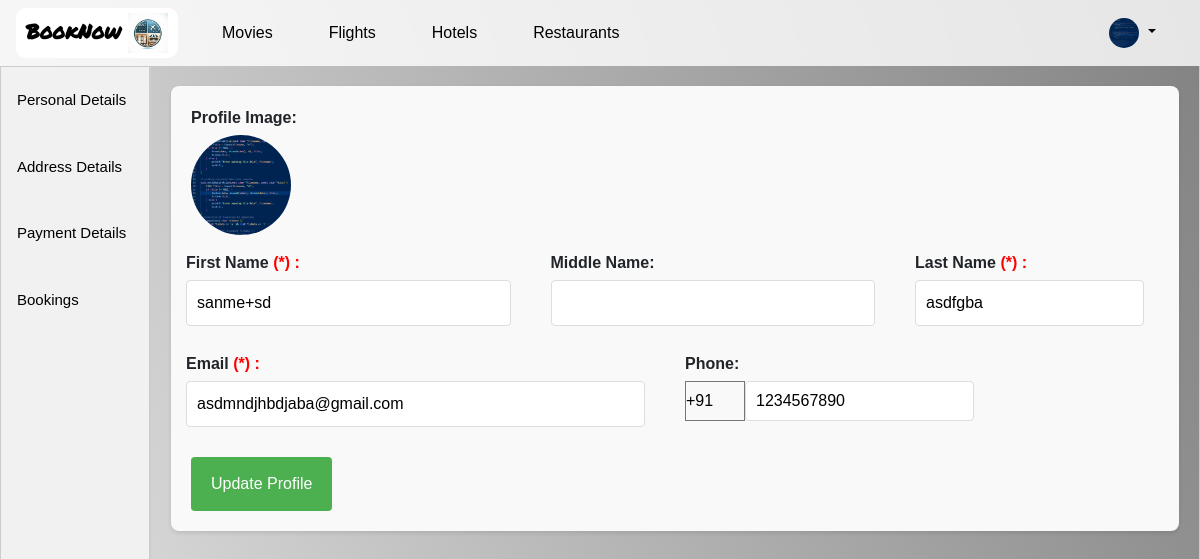
Screenshot of /profile/ (signed in) with the database file from the repository.
### user/models.py (models this page shows, shortened)
class UserProfile(models.Model):
    user = models.OneToOneField(User, on_delete=models.CASCADE)
    name= models.CharField(max_length=100)
    lname=models.CharField(null=True,max_length=100,blank=True,default='')
    email = models.EmailField(null=True)
    profile_pic = models.ImageField(upload_to='profile_pics/', null=True, blank=True)
    address = models.TextField(null=True,blank=True)
    line1=models.TextField(null=True,blank=True,default='')
    line2=models.TextField(null=True,blank=True,default='')
    state=models.TextField(null=True,blank=True,default='')
    country=models.TextField(null=True,blank=True,default='')
    country_code=models.IntegerField( default=0)
    phno = models.IntegerField( default=0)

### user/views.py (the view, shortened to what this page needs)
# urls.py: path('profile/', views.profile, name='profile'),
@csrf_exempt
def profile(request):
    UserProfile.objects.get_or_create(user=request.user)
    user_profile = request.user.userprofile
    payment_details = user_profile.payment_details.all()
    print(payment_details)
    profile_form = UserProfileForm(instance=user_profile)
    payment_form = PaymentDetailForm()
    form_type = request.POST.get('type')
    bookings = MovieTickets.objects.filter(user=request.user,payment=True).order_by('-showtime')
    flight_bookings = FlightBooking.objects.filter(user=request.user)
    flight_bookings_filtered = []
    for booking in flight_bookings:
        data = []
        data.extend([booking.booking_id, booking.arrival_airport, booking.departure_airport,  booking.duration, booking.price])
        flight_bookings_filtered.append(data)
    hotel_bookings = HotelBooking.objects.filter(user=request.user)
    hotel_bookings_filtered = []
    for booking in hotel_bookings:
        data = []
        data.extend([booking.booking_id, booking.hotel_name, booking.checkin_date, booking.checkout_date, booking.duration, booking.price])
        hotel_bookings_filtered.append(data)
    restraunt_bookings = RestrauntBooking.objects.filter(user=request.user)
    restraunt_bookings_filtered = []
    for booking in restraunt_bookings:
        data = []
        data.extend([booking.booking_id, booking.restraunt_name, booking.visit_date])
        restraunt_bookings_filtered.append(data)
    context = {
        'user_profile': user_profile,
        'payment_form': payment_form,
        'payment_details': payment_details,
        'bookings': bookings,
        'flight_bookings': flight_bookings_filtered,
        'hotel_bookings': hotel_bookings_filtered,
        'restraunt_bookings': restraunt_bookings_filtered
    }
    return render(request, 'profile.html', context)

### user/forms.py (shortened to what this page needs)
class PaymentDetailForm(forms.ModelForm):
    expiry_month = forms.ChoiceField(choices=[(str(i), str(i)) for i in range(1, 13)], label="Expiry Month")
    expiry_year = forms.ChoiceField(choices=[(str(i), str(i)) for i in range(datetime.datetime.now().year, datetime.datetime.now().year + 20)], label="Expiry Year")
    class Meta:
        model = PaymentDetail
        fields = ['card_number', 'cvv', 'card_holder_name', 'expiry_month', 'expiry_year']
        exclude = ['expiry_date']

### user/models.py (called while the page is built)
    def __str__(self):
        return f"{self.user_profile.user.username}'s card ending in {self.card_number[-4:]}"

### templates/profile.html (shortened to what this page needs)
 {% extends 'base.html' %}
{% load crispy_forms_tags %}
{% block content %}
<div class="tab-container">
<div class="tab">
    <button class="tablinks" onclick="openTab(event, 'Profile')">Personal Details</button>
    <button class="tablinks" onclick="openTab(event, 'Address')">Address Details</button>
    <button class="tablinks" id = "paymentdetails_tab_button" onclick="openTab(event, 'PaymentDetails')">Payment Details</button>
    <button class="tablinks"  onclick="openTab(event, 'History')">Bookings</button>
  </div>
  <div id="Profile" class="tabcontent">
    <div class="profile-container">
    <form id="profileForm" method="POST" enctype="multipart/form-data" class="profile-form">
        <div class="form-group">
            <label for="profileImage">Profile Image:</label>
            {% if user_profile.profile_pic %}
                <img src="{{ user_profile.profile_pic.url }}" alt="Current Profile Pic" class="profile-pic">
            {% else %}
                <div class="no-image">
                    Upload Picture
                    <input type="file" id="profileImage" name="profileImage" class="file-input">
                </div>
            {% endif %}
        </div>
        <div class="form-row">
            <div class="form-group half-width">
                <label for="firstName">First Name <span class="required-mark">(*) : </span> </label>
                <input type="text" id="firstName" name="firstName" required value="{{ user_profile.name|default_if_none:'' }}">
            </div>
            <div class="form-group half-width">
                <label for="middleName">Middle Name:</label>
                <input type="text" id="middleName" name="middleName" required value="{{ user_profile.mname|default_if_none:'' }}">
            </div>
            <div class="form-group">
                <label for="lastName">Last Name <span class="required-mark">(*) : </span></label>
                <input type="text" id="lastName" name="lastName" required value="{{ user_profile.lname|default_if_none:'' }}">
            </div>
        </div>
        <div class="form-row">
            <div class="form-group half-width">
                <label for="email">Email <span class="required-mark">(*) : </span></label>
                <input type="email" id="email" name="email" required value="{{ user_profile.email|default_if_none:'' }}">
            </div>
        <div class="form-group half-width">
            <label>Phone:</label>
            <div class="phno_content">
                <div class="countryCode">
                    <select id="countryCode" name="countryCode" required>
                        <option value="91" {% if user_profile.country_code == 91 %}selected{% endif %}>+91</option>
                    </select>
                </div>
                <div class="phno">
                    <input type="text" id="phno" name="phno" required maxlength="10" value="{{ user_profile.phno|default_if_none:'' }}">
                </div>
            </div>
        </div>
    </div>
        <button type="button" id="updateProfileBtn" class="update-btn">Update Profile</button>
    </form>
  </div>
  </div>
</div>
{% endblock %}

### templates/base.html (shortened to what this page needs)
{% load static %}
<!DOCTYPE html>
<html lang="en">
<head>
    <link href="https://stackpath.bootstrapcdn.com/bootstrap/4.5.2/css/bootstrap.min.css" rel="stylesheet">
    <link rel="stylesheet" href="https://stackpath.bootstrapcdn.com/font-awesome/4.7.0/css/font-awesome.min.css">
    <link rel="stylesheet" href="https://stackpath.bootstrapcdn.com/bootstrap/4.3.1/css/bootstrap.min.css">
    <link rel="stylesheet" href="https://cdnjs.cloudflare.com/ajax/libs/font-awesome/5.15.4/css/all.min.css">
    <link rel="stylesheet" href="{% static 'css/index.css' %}">
    <link rel="stylesheet" href="{% static 'css/bookings.css' %}">
    <link rel="stylesheet" href="{% static 'css/main.css' %}">
    <link rel="stylesheet" href="{% static 'css/seat.css' %}">
</head>
<body>
    <nav class="navbar navbar-expand-lg navbar-light" style="top: 0px;position: sticky;">
        <a class="navbar-brand" href="{% url 'home' %}" style="background-color: white; border-radius: 10px; padding-left: 10px; box-shadow: #000;">BookNow
            <img src="{% static 'logo.png' %}" alt="Logo" style="width: 40px; height: 40px; margin-right: 10px; vertical-align: middle;">
        </a>
        <div class="collapse navbar-collapse" id="navbarNav">
            <ul class="navbar-nav mr-auto">
                {% if request.resolver_match.url_name != 'home' %}
                    <li class="nav-item">
                        <a class="nav-link" href="{% url 'movies_home' %}">Movies</a>
                    </li>
                    <li class="nav-item">
                        <a class="nav-link" href="{% url 'search_flights' %}">Flights</a>
                    </li>
                    <li class="nav-item">
                        <a class="nav-link" href="{% url 'hotel_list' %}">Hotels</a>
                    </li>
                    <li class="nav-item">
                        <a class="nav-link" href="{% url 'restraunt_list' %}">Restaurants</a>
                    </li>
                {% endif %}
            </ul>
            {% if user.is_authenticated %}
            <ul class="navbar-nav">
                <li class="nav-item dropdown">
                    <a class="nav-link dropdown-toggle" href="#" id="navbarDropdownMenuLink" data-toggle="dropdown" aria-haspopup="true" aria-expanded="false">
                        {% if user.userprofile.profile_pic %}
                            <img src="{{ user.userprofile.profile_pic.url }}" alt="Profile" style="width: 30px; height: 30px; border-radius: 50%;">
                        {% else %}
                            <img src="{% static 'default-profile.png' %}" alt="Default" style="width: 30px; height: 30px; border-radius: 50%;">
                        {% endif %}
                    </a>
                </li>
            </ul>
            {% endif %}
        </div>
    </nav>
    {% block content %}
    {% endblock %}
</body>
</html>

### static/css/index.css (style rules this page uses)
select { -webkit-appearance: none; -moz-appearance: none; appearance: none; background: url('down-arrow-icon.png') no-repeat right; background-size: 20px 20px; padding-right: 30px; }

### static/css/bookings.css (style rules this page uses)
body { background: linear-gradient(250deg, #0000007d, #0a0a0a1c), url(../images/bookings.jpg); min-height: 100vh; background-position: center; background-repeat: no-repeat; background-size: cover; }

### templates/profile.html (style rules this page uses)
.tab { overflow: hidden; border: 1px solid #ccc; background-color: #f1f1f1; }
.tab button { background-color: inherit; float: left; border: none; outline: none; cursor: pointer; padding: 14px 16px; transition: 0.3s; font-size: 15px; }
.tabcontent { display: none; padding: 6px 12px; border: 1px solid #ccc; border-top: none; }
.profile-pic { width: 100px; height: 100px; border-radius: 50%; object-fit: cover; }
.required-mark { color: red; font-weight: bold; }
.form-row { display: flex; justify-content: space-between; gap: 20px; }
.phno_content { display: flex; flex-direction: row; margin-bottom: 10px; }
#countryCode,#phno { height: 40px; }
.half-width { flex: 1; }
.profile-container { margin: auto; padding: 20px; border-radius: 8px; background-color: #f9f9f9; box-shadow: 0 2px 4px rgba(0, 0, 0, 0.1); }
.profile-form label { display: block; margin-bottom: 5px; font-weight: bold; }
.profile-form input[type="text"], .profile-form input[type="email"], .profile-form input[type="password"], .profile-form textarea { width: 100%; padding: 10px; margin-bottom: 10px; border: 1px solid #ddd; border-radius: 4px; box-sizing: border-box; }
.update-btn { background-color: #4CAF50; color: white; padding: 15px 20px; border: none; border-radius: 4px; cursor: pointer; font-size: 16px; }
.form-row { display: flex; justify-content: space-between; }
.form-group { margin-right: 20px; }
.tab-container { display: flex; width: 100%; height: 90%; }
.tab { flex: 1; max-width: 150px; height: 100%; border-right: 1px solid #ccc; background-color: #f1f1f1; font-size: 12px; }
.tab button { display: block; background-color: inherit; color: black; padding: 22px 16px; width: 100%; border: none; outline: none; text-align: left; cursor: pointer; transition: background-color 0.3s; }
.tabcontent { flex: 3; padding: 20px; overflow: auto; }

### rows the page displays
UserProfile: profile_pic (picture), firstName "sanme+sd", lastName "asdfgba", email "asdmndjhbdjaba@gmail.com", countryCode "+91", phno "1234567890"
